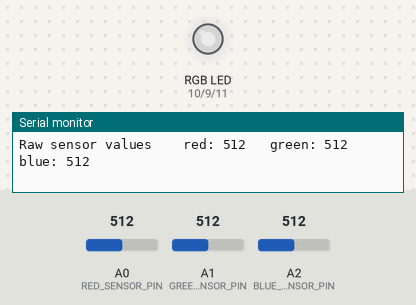
Recording of a sketch running on a simulated Arduino Uno, built with avr-gcc and run on an emulated ATmega328P. On the bench: an RGB LED mixed from three pins (HIGH = lit), the last lines printed to the serial monitor. The inputs (shaded band) are chosen by the test bench; at power-on: A0 (RED_SENSOR_PIN) = 512, A1 (GREEN_SENSOR_PIN) = 512, A2 (BLUE_SENSOR_PIN) = 512. Dim RGB values are drawn brighter than linear.

Above: at 1.2 s.
1.3 s: A0 (RED_SENSOR_PIN) set to 11
At 1.7 s:
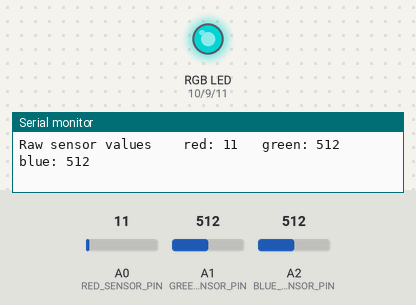
2.8 s: A0 (RED_SENSOR_PIN) set to 8
5.8 s: A1 (GREEN_SENSOR_PIN) set to 104
At 6.9 s:
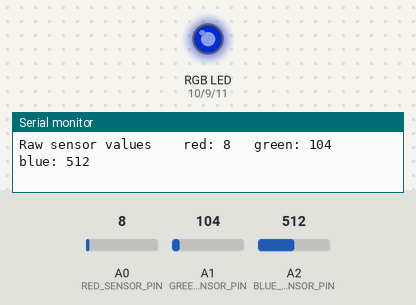
7.3 s: A1 (GREEN_SENSOR_PIN) set to 95
At 8.6 s:
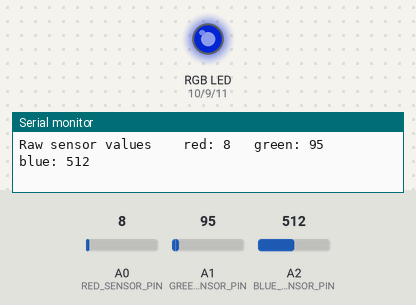
10.3 s: A2 (BLUE_SENSOR_PIN) set to 111
At 11.5 s:
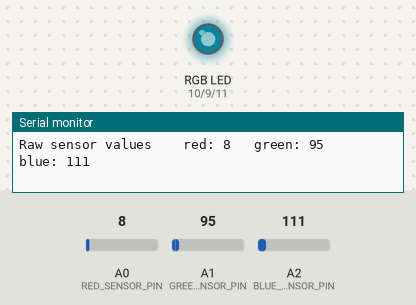
11.8 s: A2 (BLUE_SENSOR_PIN) set to 94
At 12.9 s:
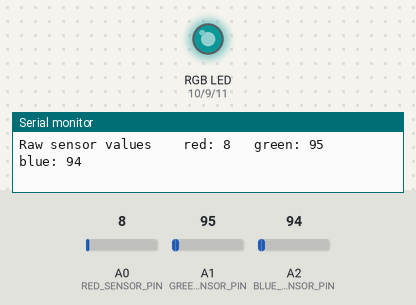
Timing chart, 0 to 14.8 s (numbered marks = the images above; inputs shaded):
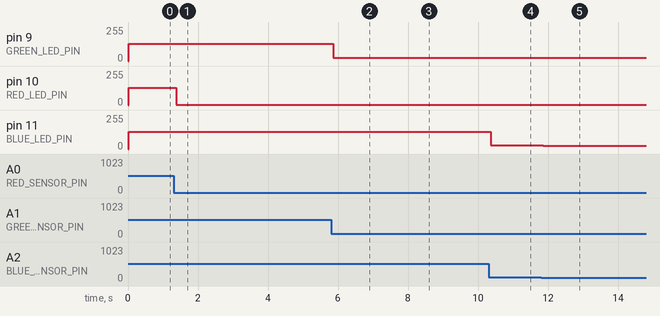

The sketch:

sketch_dec28a.ino
```cpp
const int GREEN_LED_PIN = 9;
const int RED_LED_PIN = 10;
const int BLUE_LED_PIN = 11;

const int RED_SENSOR_PIN = A0;
const int GREEN_SENSOR_PIN = A1;
const int BLUE_SENSOR_PIN = A2;

int redValue = 0;
int greenValue = 0;
int blueValue = 0;

int redSensorValue = 0;
int greenSensorValue = 0;
int blueSensorValue = 0;


void setup() {
  // put your setup code here, to run once:
  Serial.begin(9600);

  pinMode(GREEN_LED_PIN, OUTPUT);
  pinMode(BLUE_LED_PIN, OUTPUT);
  pinMode(RED_LED_PIN, OUTPUT);

}

void loop() {
  // put your main code here, to run repeatedly:
  redSensorValue = analogRead(RED_SENSOR_PIN);
  delay(5);
  greenSensorValue = analogRead(GREEN_SENSOR_PIN);
  delay(5);
  blueSensorValue = analogRead(BLUE_SENSOR_PIN);
  delay(5);


  Serial.print("Raw sensor values \t red: ");
  Serial.print(redSensorValue);

  Serial.print("\t green: ");
  Serial.print(greenSensorValue);

  Serial.print("\t blue: ");
  Serial.println(blueSensorValue);


  analogWrite(GREEN_LED_PIN, greenSensorValue/4);
  analogWrite(BLUE_LED_PIN, blueSensorValue/4);
  analogWrite(RED_LED_PIN, redSensorValue/4);

}
```

Measured:
- after the input at 1.3 s, pin 10 (RED_LED_PIN): 128/255 → 2/255 after 0.08 s
- after the input at 5.8 s, pin 9 (GREEN_LED_PIN): 128/255 → 26/255 after 0.06 s
- after the input at 7.3 s, pin 9 (GREEN_LED_PIN): 26/255 → 23/255 after 0.05 s
- after the input at 10.3 s, pin 11 (BLUE_LED_PIN): 128/255 → 27/255 after 0.06 s
- after the input at 11.8 s, pin 11 (BLUE_LED_PIN): 27/255 → 23/255 after 0.07 s
